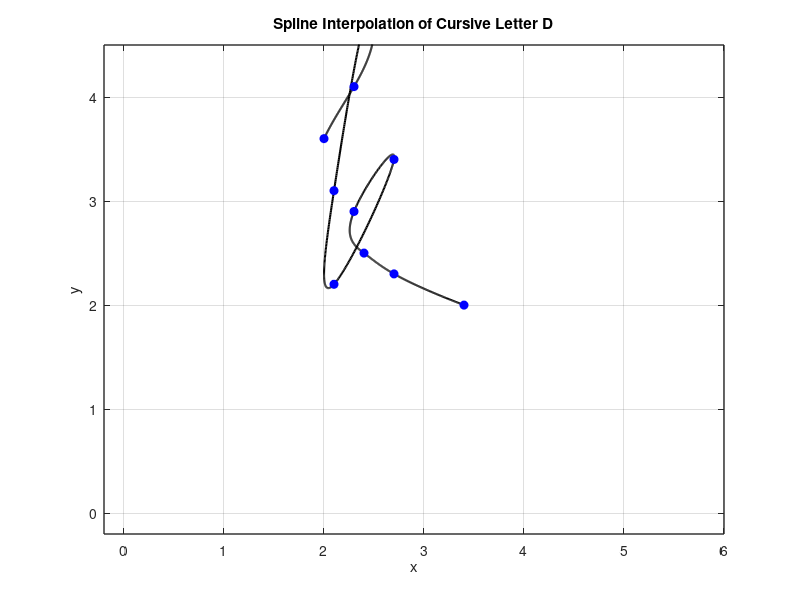

Source code (MATLAB):
x = [2 2.3 2.5 2.4 2.1 2.1 2.7 2.3 2.4 2.7 3.4];
y = [3.6 4.1 4.6 4.7 3.1 2.2 3.4 2.9 2.5 2.3 2];

n = length(x);
t = 0:n-1; % Parametric coordinate t
tt = 0:0.01:n-1; % More dense coordinate tt for spline interpolation

% Compute spline interpolation
xx = spline(t, x, tt);
yy = spline(t, y, tt);

% Plot settings
figure(1)
plot(xx, yy, 'k', 'LineWidth', 1.5) % plot spline
hold on
plot(x, y, 'bo', 'MarkerFaceColor', 'b') % plot data points
axis([-0.2 6 -0.2 4.5])
grid on
title('Spline Interpolation of Cursive Letter D')
xlabel('x')
ylabel('y')
set(gca, 'FontSize', 10, 'LineWidth', 1)
grid on